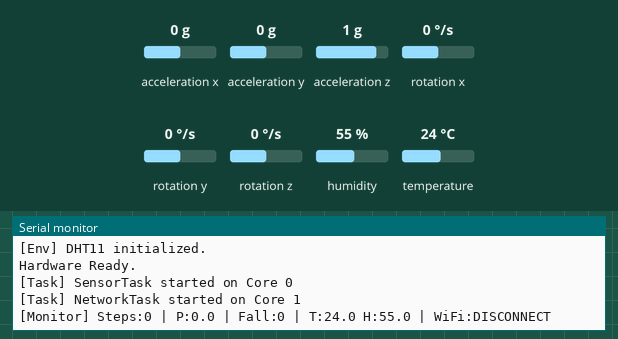
A program run on a simulated ESP32-S3. Shown: the last lines printed to the serial monitor. Inputs (shaded band) come from the test bench; at power-on: acceleration x 0 g, humidity 55 %, acceleration y 0 g, temperature 24 °C, acceleration z 1 g, rotation x 0 °/s, rotation y 0 °/s, rotation z 0 °/s. Random numbers use the default seed unless the program sets one; no MQTT or app messages arrive unless stated.

Above: at 4.2 s.
4.3 s: acceleration x set to -1.4 g
At 10.9 s:
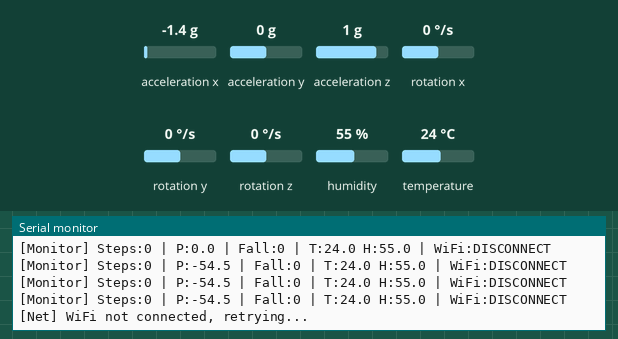
11.2 s: humidity set to 22 %
At 12.8 s:
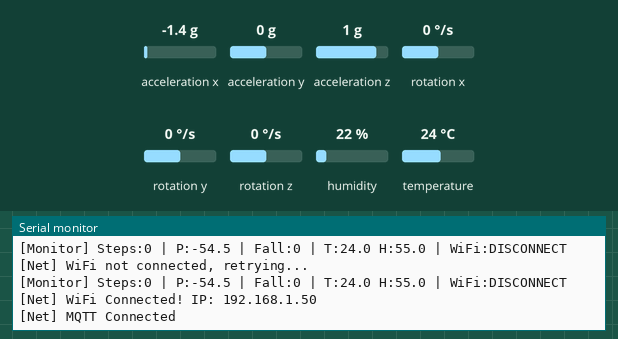
13.1 s: acceleration y set to -1.4 g
At 14.3 s:
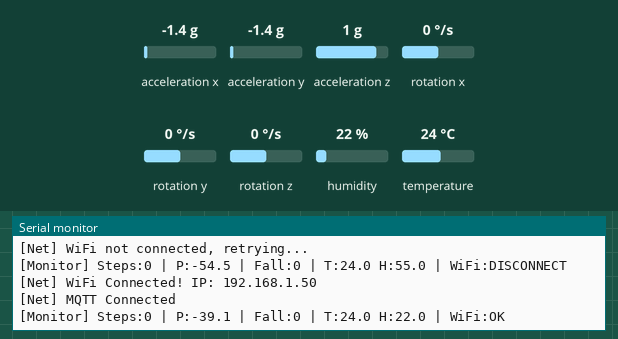
16.9 s: temperature set to 12 °C
At 18.2 s:
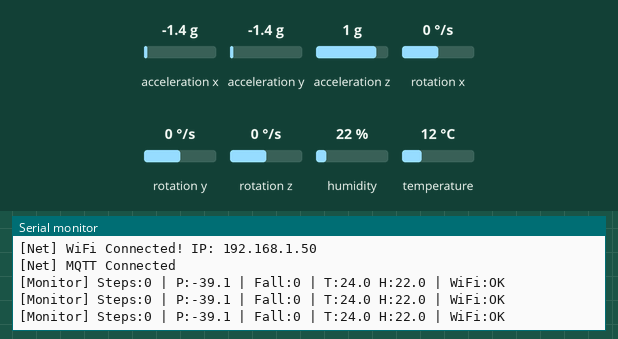
18.4 s: acceleration z set to -1.4 g
At 19.8 s:
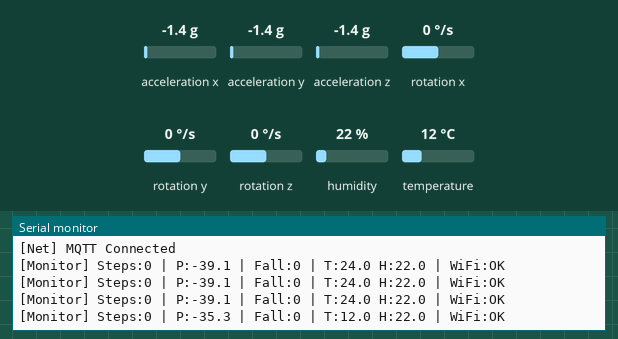
19.9 s: humidity set to 40 %
At 22.1 s:
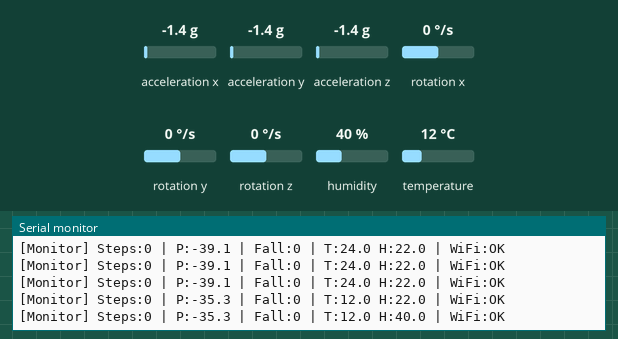

The program:

main.cpp
```cpp
#include <Arduino.h>
#include <IMUHandler/IMUManager.h>
#include <FallDetector/FallDetector.h>
#include <StepCounter/StepCounter.h>
#include <EnvHandler/EnvManager.h>
#include <NetworkManager/NetworkManager.h>
#include <SystemData.h>

TaskHandle_t SensorTaskHandle = NULL;
TaskHandle_t NetworkTaskHandle = NULL;
SemaphoreHandle_t serialMutex = NULL;

IMUManager imu;
FallDetector detector;
StepCounter stepCounter;
EnvManager env;
NetworkManager net;

// 封装一个安全的打印函数，防止多核冲突卡死 USB
void safePrint(const char* msg) {
    if (xSemaphoreTake(serialMutex, pdMS_TO_TICKS(50))) {
        Serial.println(msg);
        xSemaphoreGive(serialMutex);
    }
}

void SensorTask(void *pvParameters) {
    safePrint("[Task] SensorTask started on Core 0");
    for (;;) {
        imu.update();
        const IMUData& raw = imu.getIMUData();
        if (raw.isDataNew) {
            FallState fState = detector.update(raw.ypr[0], raw.ypr[1], raw.ypr[2], raw.totalLinearAcc);
            uint32_t steps = stepCounter.count(raw.aaWorld.z);

            // === 修改开始: 状态映射逻辑 ===
            // 库状态 CONFIRMED -> 系统状态 1 (已摔倒，观察中)
            // 库状态 CRITICAL  -> 系统状态 3 (最终确认，发送报警)
            int fLevel = 0;
            if (fState == FallState::CRITICAL) {
                fLevel = 3;
            } else if (fState == FallState::CONFIRMED) {
                fLevel = 1;
            }
            // === 修改结束 ===

            SystemData::getInstance()->setData(raw.ypr[0], raw.ypr[1], raw.ypr[2], raw.totalLinearAcc, fLevel, steps);
        }
        vTaskDelay(pdMS_TO_TICKS(10));
    }
}

void NetworkTask(void *pvParameters) {
    safePrint("[Task] NetworkTask started on Core 1");
    // 务必确认你的路由器 IP 和账号密码
    net.init("Wyz", "13903989778", "broker.emqx.io", 1883);
    unsigned long lastUpload = 0;
    unsigned long lastHeartbeat = 0;

    for (;;) {
        net.loop();
        env.update();
        SystemData::getInstance()->setEnvData(env.getTemperature(), env.getHumidity());

        unsigned long now = millis();

        if (now - lastHeartbeat > 2000) {
            SystemData::Data current = SystemData::getInstance()->getData();
            if (xSemaphoreTake(serialMutex, pdMS_TO_TICKS(50))) {
                Serial.printf("[Monitor] Steps:%u | P:%.1f | Fall:%d | T:%.1f H:%.1f | WiFi:%s\n",
                               current.steps, current.ypr[1], current.fallLevel,
                               current.temperature, current.humidity,
                               net.isConnected() ? "OK" : "DISCONNECT");
                xSemaphoreGive(serialMutex);
            }
            lastHeartbeat = now;
        }

        if (net.isConnected()) {
            SystemData::Data current = SystemData::getInstance()->getData();

            // 只要有异常状态(1或3)或者是定时上传，都发送数据
            bool urgent = (current.fallLevel > 0);

            if (urgent || (now - lastUpload > 5000)) {
                JsonDocument doc;
                doc["device_id"] = "DEVICE_001";
                doc["steps"] = current.steps;
                doc["fall"] = current.fallLevel;
                doc["accel_magnitude"] = current.totalAcc; // 保留浮点精度
                doc["temperature"] = current.temperature;  // 修改为全称
                doc["humidity"] = current.humidity;        // 修改为全称

                // 补全字段，避免后端警告
                doc["accel_x"] = 0.0;
                doc["accel_y"] = 0.0;
                doc["accel_z"] = 0.0;
                doc["tilt_angle"] = current.ypr[1];

                if (net.publishData("elderly/sensor/data", doc)) {
                    lastUpload = now;
                }
            }
        }
        vTaskDelay(pdMS_TO_TICKS(100));
    }
}

void setup() {
    Serial.begin(115200);
    delay(2500); // 增加延迟给 S3 识别 USB

    serialMutex = xSemaphoreCreateMutex();

    // 重要：先预热单例，防止多核同时创建
    SystemData::getInstance();

    // 初始化硬件前显式调用 Wire.begin 避开 PSRAM 引脚
    Wire.begin(8, 9);
    env.init(6); // DHT11 接 GPIO 6
    if (!imu.init(5)) {
        Serial.println("IMU Init Failed!");
        while(1) delay(1000);
    }
    Serial.println("Hardware Ready.");

    xTaskCreatePinnedToCore(SensorTask, "SensorTask", 8192, NULL, 10, &SensorTaskHandle, 0);
    xTaskCreatePinnedToCore(NetworkTask, "NetworkTask", 10240, NULL, 5, &NetworkTaskHandle, 1);
}

void loop() {
    vTaskDelete(NULL);
}
```

Measured:
- after the input at 4.3 s, the serial monitor: prints a new line after 0.79 s (image 1)
- after the input at 13.1 s, the serial monitor: prints a new line after 0.27 s (image 3)
- after the input at 18.4 s, the serial monitor: prints a new line after 1.2 s (image 5)
- after the input at 19.9 s, the serial monitor: prints a new line after 1.8 s (image 6)
